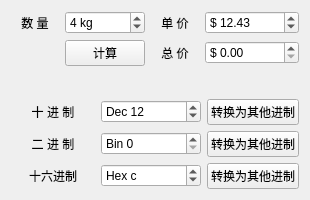
<?xml version="1.0" encoding="UTF-8"?>
<ui version="4.0">
 <class>Widget</class>
 <widget class="QWidget" name="Widget">
  <property name="geometry">
   <rect>
    <x>0</x>
    <y>0</y>
    <width>303</width>
    <height>200</height>
   </rect>
  </property>
  <property name="windowTitle">
   <string>Widget</string>
  </property>
  <layout class="QGridLayout" name="gridLayout_3">
   <item row="0" column="0">
    <layout class="QGridLayout" name="gridLayout">
     <item row="0" column="0">
      <widget class="QLabel" name="label">
       <property name="text">
        <string>数 量</string>
       </property>
       <property name="alignment">
        <set>Qt::AlignCenter</set>
       </property>
      </widget>
     </item>
     <item row="0" column="1">
      <widget class="QSpinBox" name="spinNum">
       <property name="frame">
        <bool>true</bool>
       </property>
       <property name="buttonSymbols">
        <enum>QAbstractSpinBox::UpDownArrows</enum>
       </property>
       <property name="showGroupSeparator" stdset="0">
        <bool>false</bool>
       </property>
       <property name="suffix">
        <string> kg</string>
       </property>
       <property name="maximum">
        <number>1000</number>
       </property>
       <property name="value">
        <number>4</number>
       </property>
      </widget>
     </item>
     <item row="0" column="2">
      <widget class="QLabel" name="label_2">
       <property name="text">
        <string>单 价</string>
       </property>
       <property name="alignment">
        <set>Qt::AlignCenter</set>
       </property>
      </widget>
     </item>
     <item row="0" column="3">
      <widget class="QDoubleSpinBox" name="spinPrice">
       <property name="minimumSize">
        <size>
         <width>90</width>
         <height>0</height>
        </size>
       </property>
       <property name="prefix">
        <string>$ </string>
       </property>
       <property name="maximum">
        <double>10000.000000000000000</double>
       </property>
       <property name="value">
        <double>12.430000000000000</double>
       </property>
      </widget>
     </item>
     <item row="1" column="1">
      <widget class="QPushButton" name="btnCal">
       <property name="text">
        <string>计算</string>
       </property>
      </widget>
     </item>
     <item row="1" column="2">
      <widget class="QLabel" name="label_3">
       <property name="text">
        <string>总 价</string>
       </property>
       <property name="alignment">
        <set>Qt::AlignCenter</set>
       </property>
      </widget>
     </item>
     <item row="1" column="3">
      <widget class="QDoubleSpinBox" name="spinTotal">
       <property name="prefix">
        <string>$ </string>
       </property>
       <property name="maximum">
        <double>100000.000000000000000</double>
       </property>
      </widget>
     </item>
    </layout>
   </item>
   <item row="1" column="0">
    <spacer name="verticalSpacer">
     <property name="orientation">
      <enum>Qt::Vertical</enum>
     </property>
     <property name="sizeHint" stdset="0">
      <size>
       <width>288</width>
       <height>56</height>
      </size>
     </property>
    </spacer>
   </item>
   <item row="2" column="0">
    <layout class="QGridLayout" name="gridLayout_2">
     <item row="0" column="1">
      <widget class="QSpinBox" name="spinDec">
       <property name="minimumSize">
        <size>
         <width>100</width>
         <height>0</height>
        </size>
       </property>
       <property name="suffix">
        <string/>
       </property>
       <property name="prefix">
        <string>Dec </string>
       </property>
       <property name="maximum">
        <number>255</number>
       </property>
       <property name="value">
        <number>12</number>
       </property>
      </widget>
     </item>
     <item row="0" column="0">
      <widget class="QLabel" name="label_6">
       <property name="minimumSize">
        <size>
         <width>0</width>
         <height>0</height>
        </size>
       </property>
       <property name="text">
        <string>十 进 制</string>
       </property>
       <property name="alignment">
        <set>Qt::AlignCenter</set>
       </property>
      </widget>
     </item>
     <item row="0" column="2">
      <widget class="QPushButton" name="btnDec">
       <property name="text">
        <string>转换为其他进制</string>
       </property>
      </widget>
     </item>
     <item row="2" column="0">
      <widget class="QLabel" name="label_8">
       <property name="text">
        <string>十六进制</string>
       </property>
       <property name="alignment">
        <set>Qt::AlignCenter</set>
       </property>
      </widget>
     </item>
     <item row="1" column="0">
      <widget class="QLabel" name="label_7">
       <property name="text">
        <string>二 进 制</string>
       </property>
       <property name="alignment">
        <set>Qt::AlignCenter</set>
       </property>
      </widget>
     </item>
     <item row="2" column="1">
      <widget class="QSpinBox" name="spinHex">
       <property name="prefix">
        <string>Hex </string>
       </property>
       <property name="maximum">
        <number>255</number>
       </property>
       <property name="value">
        <number>12</number>
       </property>
       <property name="displayIntegerBase">
        <number>16</number>
       </property>
      </widget>
     </item>
     <item row="1" column="2">
      <widget class="QPushButton" name="btnBin">
       <property name="text">
        <string>转换为其他进制</string>
       </property>
      </widget>
     </item>
     <item row="2" column="2">
      <widget class="QPushButton" name="btnHex">
       <property name="text">
        <string>转换为其他进制</string>
       </property>
      </widget>
     </item>
     <item row="1" column="1">
      <widget class="QSpinBox" name="spinBin">
       <property name="prefix">
        <string>Bin </string>
       </property>
       <property name="maximum">
        <number>255</number>
       </property>
       <property name="displayIntegerBase">
        <number>2</number>
       </property>
      </widget>
     </item>
    </layout>
   </item>
  </layout>
 </widget>
 <layoutdefault spacing="6" margin="11"/>
 <resources/>
 <connections/>
</ui>
